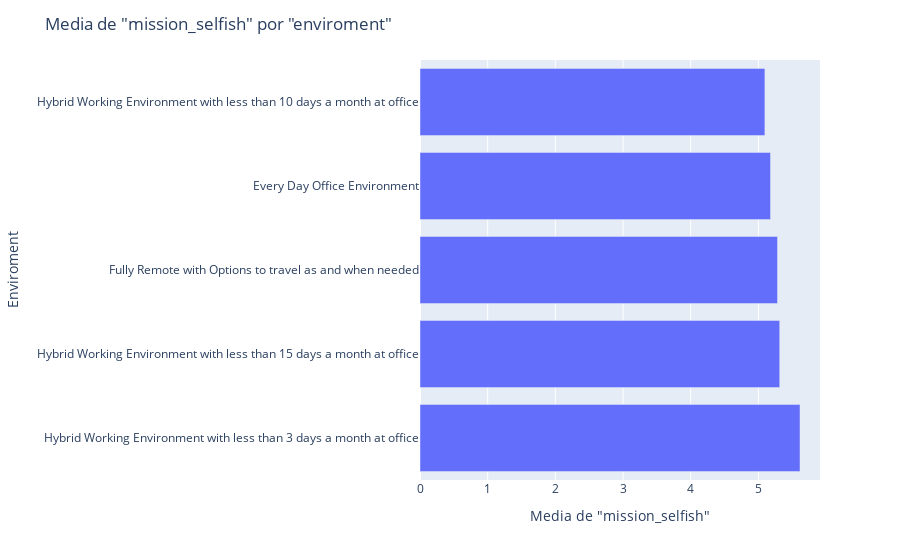

The code cell stored with this chart in its notebook:
### Code cell
df.groupby("enviroment").mission_selfish.mean().sort_values(ascending= False).head()
import plotly.express as px
import pandas as pd

# Agrupar por 'enviroment', calcular la media de 'mission_selfish', ordenar los valores de forma descendente y obtener los primeros valores
data = df.groupby("enviroment").mission_selfish.mean().sort_values(ascending=False).head()

# Convertir los resultados en un DataFrame
data = pd.DataFrame({'enviroment': data.index, 'mean_mission_selfish': data.values})

# Crear el gráfico de barras horizontales
fig = px.bar(data, x='mean_mission_selfish', y='enviroment', orientation='h')

# Personalizar el diseño del gráfico
fig.update_layout(
    title='Media de "mission_selfish" por "enviroment"',
    xaxis_title='Media de "mission_selfish"',
    yaxis_title='Enviroment'
)

# Mostrar el gráfico
fig.show()

### Figure 1 — Plotly figure (JSON) as saved in the notebook; plotly's stock layout.template omitted (floating-point values rounded to 4 significant figures)
{"data": [{"alignmentgroup": "True", "hovertemplate": "mean_mission_selfish=%{x}<br>enviroment=%{y}<extra></extra>", "legendgroup": "", "marker": {"color": "#636efa", "pattern": {"shape": ""}}, "name": "", "offsetgroup": "", "orientation": "h", "showlegend": false, "textposition": "auto", "type": "bar", "x": [5.615, 5.316, 5.283, 5.18, 5.097], "xaxis": "x", "y": ["Hybrid Working Environment with less than 3 days a month at office", "Hybrid Working Environment with less than 15 days a month at office", "Fully Remote with Options to travel as and when needed", "Every Day Office Environment", "Hybrid Working Environment with less than 10 days a month at office"], "yaxis": "y"}], "layout": {"barmode": "relative", "legend": {"tracegroupgap": 0}, "margin": {"t": 60}, "title": {"text": "Media de \"mission_selfish\" por \"enviroment\""}, "xaxis": {"anchor": "y", "domain": [0, 1], "title": {"text": "Media de \"mission_selfish\""}}, "yaxis": {"anchor": "x", "domain": [0, 1], "title": {"text": "Enviroment"}}}}
